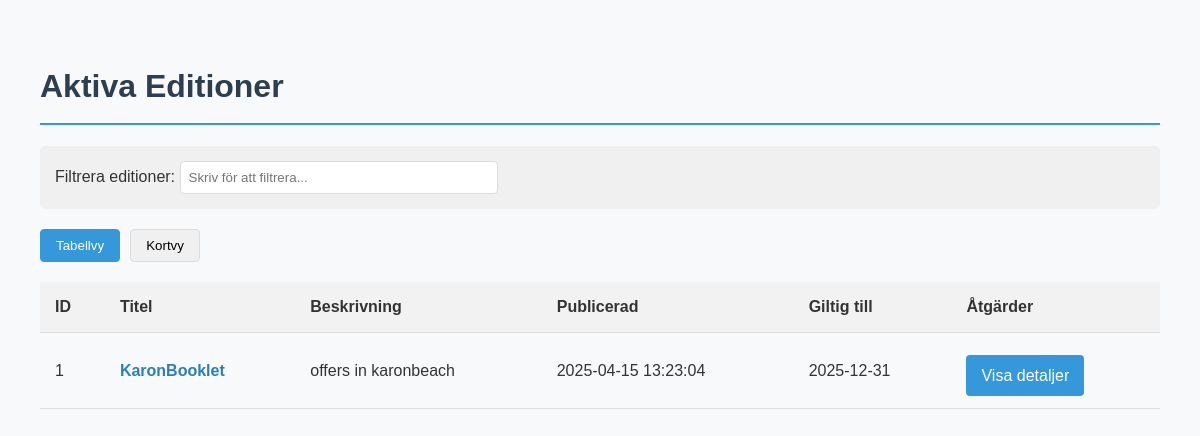
Screenshot of /index.php?route=editions (signed in) with the database file from the repository.
### tables this page shows
CREATE TABLE `editions` (
  `id` int(11) NOT NULL,
  `title` varchar(255) NOT NULL,
  `description` text DEFAULT NULL,
  `created_at` datetime NOT NULL DEFAULT current_timestamp(),
  `published_at` datetime DEFAULT NULL,
  `status` enum('draft','published','archived') NOT NULL DEFAULT 'draft',
  `woocommerce_product_id` int(11) DEFAULT NULL,
  `image_path` varchar(255) DEFAULT NULL,
  `valid_until` date DEFAULT NULL
);

### views/editions/list.php (the view, shortened to what this page needs)
<?php
$db_host = 'localhost';
$db_user = 'u357300497_klickjonas';
$db_pass = 'Jonas366#';
$db_name = 'u357300497_thaibooklet';
$conn = new mysqli($db_host, $db_user, $db_pass, $db_name);
$conn->set_charset("utf8mb4");
$sql = "SELECT * FROM editions WHERE published_at IS NOT NULL ORDER BY published_at DESC";
$result = $conn->query($sql);
$editions = [];
if ($result && $result->num_rows > 0) {
    while ($row = $result->fetch_assoc()) {
        $editions[] = $row;
    }
}
?>
<!DOCTYPE html>
<html lang="sv">
<head>
</head>
<body>
    <div class="container">
        <h1>Aktiva Editioner</h1>
        <?php if (empty($editions)): ?>
            <div class="no-editions">
                Inga aktiva editioner hittades.
            </div>
        <?php else: ?>
            <div class="filter-container">
                <label for="editionFilter">Filtrera editioner:</label>
                <input type="text" id="editionFilter" class="filter-input" placeholder="Skriv för att filtrera...">
            </div>
            <div class="view-controls">
                <button id="tableViewBtn" class="view-btn active">Tabellvy</button>
                <button id="cardViewBtn" class="view-btn">Kortvy</button>
            </div>
            <table id="editionsTable">
                <thead>
                    <tr>
                        <th>ID</th>
                        <th>Titel</th>
                        <th>Beskrivning</th>
                        <th>Publicerad</th>
                        <th>Giltig till</th>
                        <th>Åtgärder</th>
                    </tr>
                </thead>
                <tbody>
                    <?php foreach ($editions as $edition): ?>
                        <tr class="edition-row">
                            <td><?php echo htmlspecialchars($edition['id']); ?></td>
                            <td>
                                <a href="/thaibooklet/views/editions/editiondetail.php?id=<?php echo $edition['id']; ?>" class="edition-link">
                                    <?php echo htmlspecialchars($edition['title']); ?>
                                </a>
                            </td>
                            <td><?php echo htmlspecialchars($edition['description']); ?></td>
                            <td><?php echo htmlspecialchars($edition['published_at']); ?></td>
                            <td><?php echo $edition['valid_until'] ? htmlspecialchars($edition['valid_until']) : 'Obegränsad'; ?></td>
                            <td>
                                <a href="/thaibooklet/views/editions/editiondetail.php?id=<?php echo $edition['id']; ?>" class="btn">Visa detaljer</a>
                            </td>
                        </tr>
                    <?php endforeach; ?>
                </tbody>
            </table>
        <?php endif; ?>
    </div>
</body>
</html>

### views/editions/list.php (style rules this page uses)
body { font-family: Arial, sans-serif; line-height: 1.6; margin: 20px; color: #333; background-color: #f8f9fa; }
h1 { color: #2c3e50; border-bottom: 2px solid #3498db; padding-bottom: 10px; }
.container { max-width: 1200px; margin: 0 auto; padding: 20px; }
table { width: 100%; border-collapse: collapse; margin-top: 20px; }
th, td { padding: 12px 15px; text-align: left; border-bottom: 1px solid #ddd; }
th { background-color: #f2f2f2; font-weight: bold; }
.btn { display: inline-block; background-color: #3498db; color: #fff; padding: 8px 15px; border-radius: 4px; text-decoration: none; margin-top: 10px; transition: background-color 0.3s ease; }
.filter-container { margin-bottom: 20px; padding: 15px; background-color: #f0f0f0; border-radius: 5px; }
.filter-input { padding: 8px; border: 1px solid #ddd; border-radius: 4px; width: 100%; max-width: 300px; }
.view-controls { display: flex; gap: 10px; margin-bottom: 20px; }
.view-btn { padding: 8px 15px; background-color: #f0f0f0; border: 1px solid #ddd; border-radius: 4px; cursor: pointer; transition: background-color 0.3s; }
.view-btn.active { background-color: #3498db; color: white; border-color: #3498db; }
.edition-link { color: #2980b9; text-decoration: none; font-weight: bold; transition: color 0.3s; }

### rows the page displays
editions: id "1", title "KaronBooklet", description "offers in karonbeach", published_at "2025-04-15 13:23:04", valid_until "2025-12-31"
